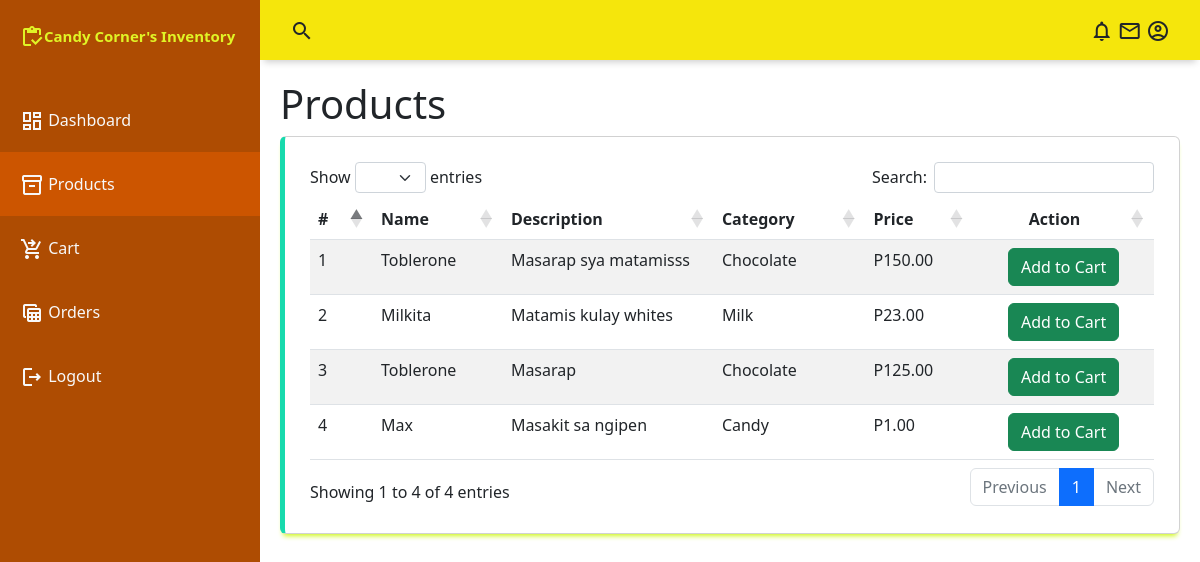
Before: /branch/products.php with the older database file.
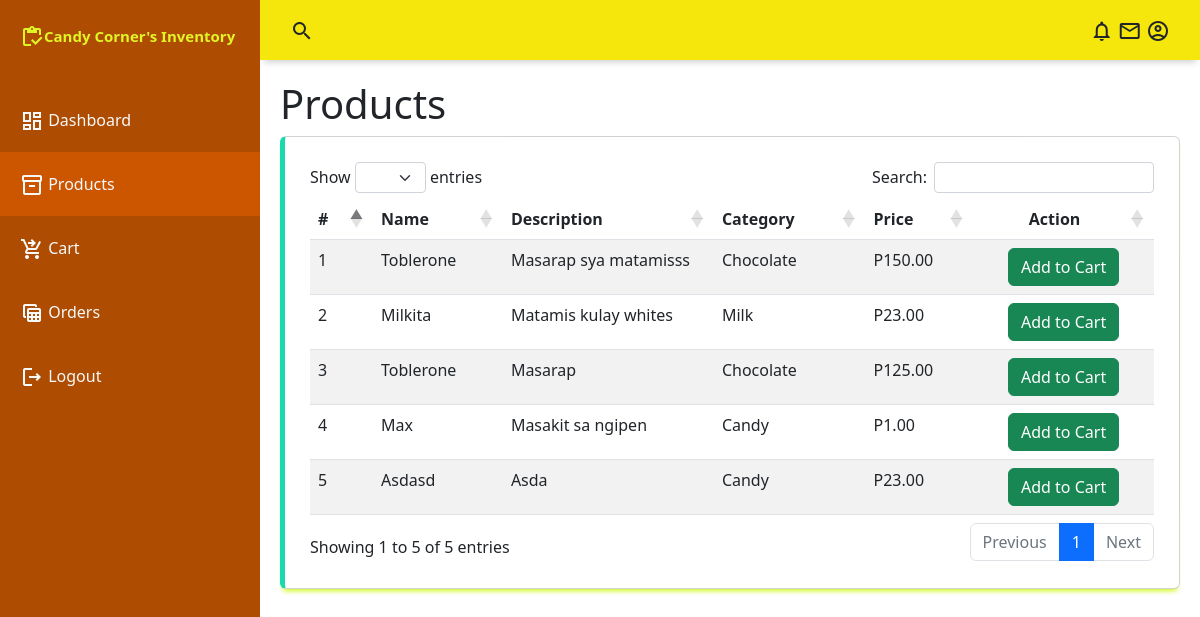
After: the same page with the newer database file.
### tables this page shows
CREATE TABLE `products` (
  `prod_id` int(255) NOT NULL,
  `prod_name` text NOT NULL,
  `prod_category` int(11) DEFAULT NULL,
  `prod_description` text DEFAULT NULL,
  `prod_price` text DEFAULT NULL,
  `prod_status` int(11) NOT NULL DEFAULT 0
);

CREATE TABLE `category` (
  `category_id` int(11) NOT NULL,
  `category_name` text DEFAULT NULL,
  `category_status` int(11) NOT NULL DEFAULT 0
);

### conn/config.php (called while the page is built, shortened)
<?php
	class db_connect{
		public $host = db_host;
		public $user = db_user;
		public $pass = db_pass;
		public $name = db_name;
		public function connect(){
			$this->conn = new mysqli($this->host, $this->user, $this->pass, $this->name);
		}
	}
?>

### conn/class.php (called while the page is built, shortened)
<?php
	require_once'config.php';
	class db_class extends db_connect{
		public function selectProducts(){
			$query=$this->conn->prepare("SELECT * FROM products as a
			LEFT JOIN category as b
			ON a.prod_category=b.category_id
			where `prod_status`='0'") or die($this->conn->error);
			if($query->execute()){
				$result = $query->get_result();
				return $result;
			}
		}
	}
?>

### branch/products.php (the view, shortened to what this page needs)
<?php
include("../conn/class.php");
$db=new db_class();
include("include/navbar.php");
include("include/sidebar.php");
?>
    <main class="main-container" style="z-index:2">
        <div class="fluid-container">
            <h1 >Products</h1>
            <div class="table-responsive card">
                <table id="example" class="table table-striped" style="width:100%">
                    <thead>
                        <tr>
                            <th >#</th>
                            <th >Name</th>
                            <th class="w-25">Description</th>
                            <th >Category</th>
                            <th >Price</th>
                            <th class="text-center">Action</th>
                        </tr>
                    </thead>
                    <tbody>
                        <?php
                            $result= $db->selectProducts();
                            $i=1;
                            while($row=$result->fetch_array()){
                                echo
                                '<tr>
                                    <td>'.$i.'</td>
                                    <td>'.ucfirst($row['prod_name']).'</td>
                                    <td>'.ucfirst($row['prod_description']).'</td>
                                    <td>'.ucfirst($row['category_name']).'</td>
                                    <td>P'.number_format($row['prod_price'],2).'</td>
                                    <td class="text-center">
                                        <button class="btn orderTogler btn-success"
                                        data-bs-toggle="modal"
                                        data-bs-target="#order"
                                        data-id="'.$row['prod_id'].'"
                                        data-price="'.$row['prod_price'].'"
                                        data-name="'.ucfirst($row['prod_name']).'"
                                        >Add to Cart</button>
                                    </td>
                                </tr>';
                                $i++;
                            }
                        ?>
                    </tbody>
                </table>
            </div>
        </div>
    </main>

Changed rows visible on the page:
now on this page (row edited): products: prod_name "Asdasd", prod_description "Asda", category.category_name "Candy", prod_price "23.00"
Other visible differences:
text written by a page script: "Show entries Search: Showing 1 to 4 of 4 entries Previous 1 Next" → "Show entries Search: Showing 1 to 5 of 5 entries Previous 1 Next"
